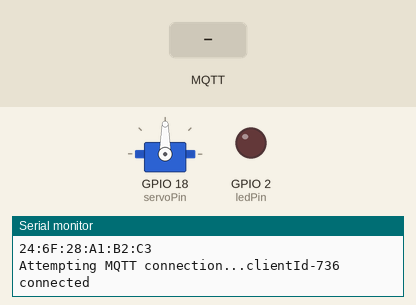
Simulated run of this sketch. Board: ESP32. Shown: servo, output pins drawn as LEDs (lit = HIGH), the last lines printed to the serial monitor. Inputs (shaded band) come from the test bench. WiFi joins after 1.5 s; servers stay silent unless stated; random numbers use the default seed unless the sketch sets one; no MQTT or app messages arrive unless stated.

Above: at 2.7 s.
2.8 s: MQTT message "on" arrives on the first subscribed topic
At 3.7 s:
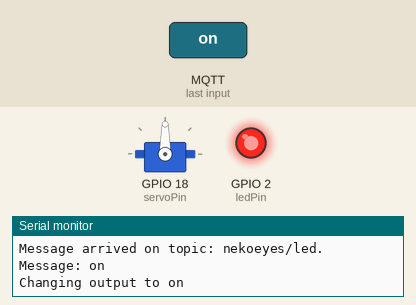
4.3 s: MQTT message "nekoeyes/led" arrives on the second subscribed topic
At 5.0 s:
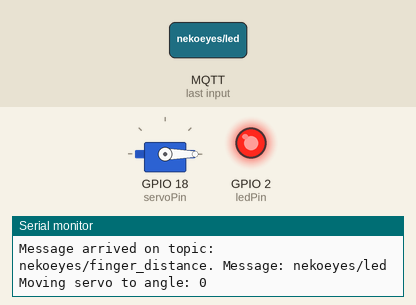
5.8 s: MQTT message "off" arrives on the first subscribed topic
At 6.2 s:
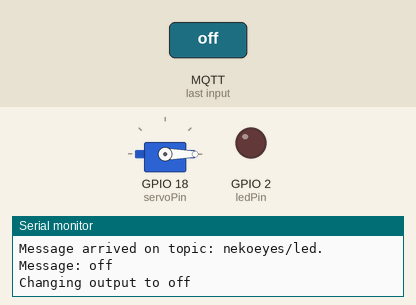
7.3 s: MQTT message "200" arrives on the second subscribed topic
At 8.5 s:
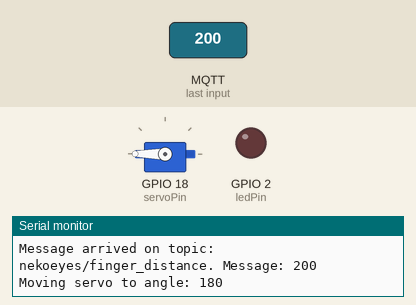
8.8 s: MQTT message "on" arrives on the first subscribed topic
At 9.5 s:
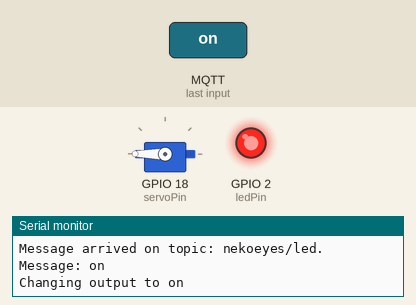
10.3 s: MQTT message "90" arrives on the second subscribed topic
At 10.7 s:
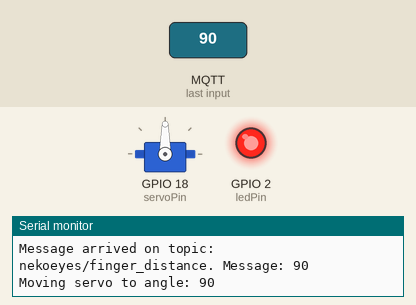
Timing chart, 0 to 12.8 s (numbered marks = the images above; inputs shaded):
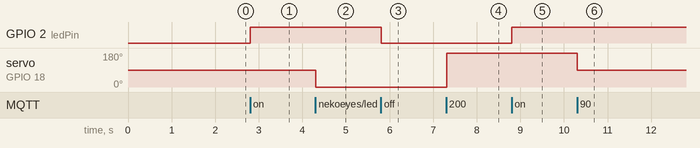

Measured:
- after the input at 2.8 s, GPIO 2 (ledPin): LOW → HIGH at once
- after the input at 4.3 s, servo on GPIO 18 (servoPin): 90° → 0° at once
- after the input at 5.8 s, GPIO 2 (ledPin): HIGH → LOW at once
- after the input at 7.3 s, servo on GPIO 18 (servoPin): 0° → 180° at once
- after the input at 8.8 s, GPIO 2 (ledPin): LOW → HIGH at once
- after the input at 10.3 s, servo on GPIO 18 (servoPin): 180° → 90° at once

The sketch:

sketch.ino
```cpp
#include <WiFi.h>
#include "PubSubClient.h"
#include <ESP32Servo.h>

const char* ssid = "Wokwi-GUEST";
const char* password = "";

// MQTT Broker
const char* mqttServer = "broker.mqttdashboard.com";
int port = 1883;

String stMac;
char mac[50];
char clientId[50];

WiFiClient espClient;
PubSubClient client(espClient);

const int ledPin = 2;
const int servoPin = 18;
Servo myServo;

void setup() {
  Serial.begin(115200);
  randomSeed(analogRead(0));

  Serial.println();
  Serial.print("Connecting to ");
  Serial.println(ssid);

  wifiConnect();

  Serial.println("\nWiFi connected");
  Serial.println("IP address: ");
  Serial.println(WiFi.localIP());
  Serial.println(WiFi.macAddress());

  stMac = WiFi.macAddress();
  stMac.replace(":", "_");

  client.setServer(mqttServer, port);
  client.setCallback(callback);

  pinMode(ledPin, OUTPUT);
  myServo.attach(servoPin);
  myServo.write(90);  // Initial position
}

void wifiConnect() {
  WiFi.mode(WIFI_STA);
  WiFi.begin(ssid, password);
  while (WiFi.status() != WL_CONNECTED) {
    delay(500);
    Serial.print(".");
  }
}

void mqttReconnect() {
  while (!client.connected()) {
    Serial.print("Attempting MQTT connection...");
    long r = random(1000);
    sprintf(clientId, "clientId-%ld", r);
    if (client.connect(clientId)) {
      Serial.print(clientId);
      Serial.println(" connected");
      client.subscribe("nekoeyes/led");
      client.subscribe("nekoeyes/finger_distance");
    } else {
      Serial.print("failed, rc=");
      Serial.print(client.state());
      Serial.println(" try again in 5 seconds");
      delay(5000);
    }
  }
}

void callback(char* topic, byte* message, unsigned int length) {
  Serial.print("Message arrived on topic: ");
  Serial.print(topic);
  Serial.print(". Message: ");
  String stMessage;

  for (int i = 0; i < length; i++) {
    Serial.print((char)message[i]);
    stMessage += (char)message[i];
  }
  Serial.println();

  // Handle LED topic
  if (String(topic) == "nekoeyes/led") {
    Serial.print("Changing output to ");
    if (stMessage == "on") {
      Serial.println("on");
      digitalWrite(ledPin, HIGH);
    } else if (stMessage == "off") {
      Serial.println("off");
      digitalWrite(ledPin, LOW);
    }
  }

  // Handle servo angle topic
  if (String(topic) == "nekoeyes/finger_distance") {
    int angle = stMessage.toInt(); // convert string to int
    angle = constrain(angle, 0, 180); // safe bounds
    Serial.print("Moving servo to angle: ");
    Serial.println(angle);
    myServo.write(angle);
  }
}

void loop() {
  delay(10);
  if (!client.connected()) {
    mqttReconnect();
  }
  client.loop();
}
```
